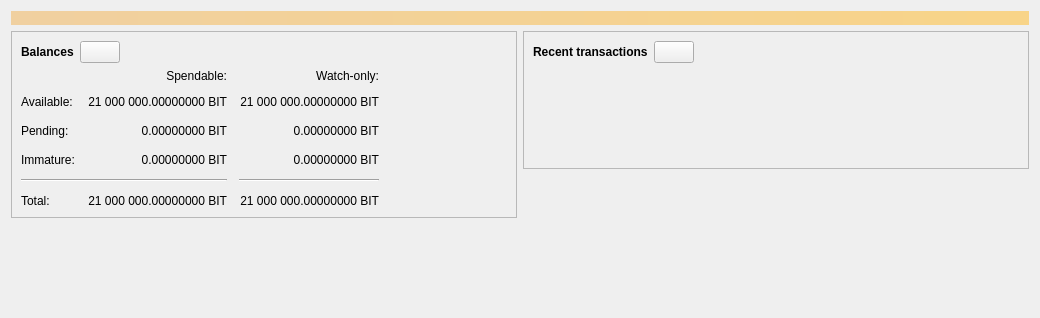
<?xml version="1.0" encoding="UTF-8"?>
<ui version="4.0">
 <class>OverviewPage</class>
 <widget class="QWidget" name="OverviewPage">
  <property name="geometry">
   <rect>
    <x>0</x>
    <y>0</y>
    <width>1040</width>
    <height>318</height>
   </rect>
  </property>
  <property name="windowTitle">
   <string>Form</string>
  </property>
  <layout class="QVBoxLayout" name="topLayout">
   <item>
    <widget class="QLabel" name="labelAlerts">
     <property name="visible">
      <bool>false</bool>
     </property>
     <property name="styleSheet">
      <string notr="true">QLabel { background-color: qlineargradient(x1: 0, y1: 0, x2: 1, y2: 0, stop:0 #F0D0A0, stop:1 #F8D488); color:#000000; }</string>
     </property>
     <property name="wordWrap">
      <bool>true</bool>
     </property>
     <property name="margin">
      <number>3</number>
     </property>
     <property name="textInteractionFlags">
      <set>Qt::TextSelectableByMouse</set>
     </property>
    </widget>
   </item>
   <item>
    <layout class="QHBoxLayout" name="horizontalLayout" stretch="1,1">
     <item>
      <layout class="QVBoxLayout" name="verticalLayout_2">
       <item>
        <widget class="QFrame" name="frame">
         <property name="frameShape">
          <enum>QFrame::StyledPanel</enum>
         </property>
         <property name="frameShadow">
          <enum>QFrame::Raised</enum>
         </property>
         <layout class="QVBoxLayout" name="verticalLayout_4">
          <item>
           <layout class="QHBoxLayout" name="horizontalLayout_4">
            <item>
             <widget class="QLabel" name="label_5">
              <property name="font">
               <font>
                <weight>75</weight>
                <bold>true</bold>
               </font>
              </property>
              <property name="text">
               <string>Balances</string>
              </property>
             </widget>
            </item>
            <item>
             <widget class="QPushButton" name="labelWalletStatus">
              <property name="enabled">
               <bool>true</bool>
              </property>
              <property name="maximumSize">
               <size>
                <width>45</width>
                <height>16777215</height>
               </size>
              </property>
              <property name="toolTip">
               <string>The displayed information may be out of date. Your wallet automatically synchronizes with the Bitnet network after a connection is established, but this process has not completed yet.</string>
              </property>
              <property name="text">
               <string/>
              </property>
              <property name="icon">
               <iconset resource="../bitnet.qrc">
                <normaloff>:/icons/warning</normaloff>
                <disabledoff>:/icons/warning</disabledoff>:/icons/warning</iconset>
              </property>
              <property name="iconSize">
               <size>
                <width>24</width>
                <height>24</height>
               </size>
              </property>
             </widget>
            </item>
            <item>
             <spacer name="horizontalSpacer_3">
              <property name="orientation">
               <enum>Qt::Horizontal</enum>
              </property>
              <property name="sizeHint" stdset="0">
               <size>
                <width>40</width>
                <height>20</height>
               </size>
              </property>
             </spacer>
            </item>
           </layout>
          </item>
          <item>
           <layout class="QGridLayout" name="gridLayout">
            <property name="spacing">
             <number>12</number>
            </property>
            <item row="2" column="2">
             <widget class="QLabel" name="labelWatchPending">
              <property name="cursor">
               <cursorShape>IBeamCursor</cursorShape>
              </property>
              <property name="toolTip">
               <string>Unconfirmed transactions to watch-only addresses</string>
              </property>
              <property name="text">
               <string notr="true">0.00000000 BIT</string>
              </property>
              <property name="alignment">
               <set>Qt::AlignRight|Qt::AlignTrailing|Qt::AlignVCenter</set>
              </property>
              <property name="textInteractionFlags">
               <set>Qt::LinksAccessibleByMouse|Qt::TextSelectableByKeyboard|Qt::TextSelectableByMouse</set>
              </property>
             </widget>
            </item>
            <item row="2" column="1">
             <widget class="QLabel" name="labelUnconfirmed">
              <property name="cursor">
               <cursorShape>IBeamCursor</cursorShape>
              </property>
              <property name="toolTip">
               <string>Total of transactions that have yet to be confirmed, and do not yet count toward the spendable balance</string>
              </property>
              <property name="text">
               <string notr="true">0.00000000 BIT</string>
              </property>
              <property name="alignment">
               <set>Qt::AlignRight|Qt::AlignTrailing|Qt::AlignVCenter</set>
              </property>
              <property name="textInteractionFlags">
               <set>Qt::LinksAccessibleByMouse|Qt::TextSelectableByKeyboard|Qt::TextSelectableByMouse</set>
              </property>
             </widget>
            </item>
            <item row="3" column="2">
             <widget class="QLabel" name="labelWatchImmature">
              <property name="cursor">
               <cursorShape>IBeamCursor</cursorShape>
              </property>
              <property name="toolTip">
               <string>Mined balance in watch-only addresses that has not yet matured</string>
              </property>
              <property name="text">
               <string notr="true">0.00000000 BIT</string>
              </property>
              <property name="alignment">
               <set>Qt::AlignRight|Qt::AlignTrailing|Qt::AlignVCenter</set>
              </property>
              <property name="textInteractionFlags">
               <set>Qt::LinksAccessibleByMouse|Qt::TextSelectableByKeyboard|Qt::TextSelectableByMouse</set>
              </property>
             </widget>
            </item>
            <item row="4" column="0" colspan="2">
             <widget class="Line" name="line">
              <property name="orientation">
               <enum>Qt::Horizontal</enum>
              </property>
             </widget>
            </item>
            <item row="4" column="2">
             <widget class="Line" name="lineWatchBalance">
              <property name="sizePolicy">
               <sizepolicy hsizetype="Preferred" vsizetype="Fixed">
                <horstretch>0</horstretch>
                <verstretch>0</verstretch>
               </sizepolicy>
              </property>
              <property name="minimumSize">
               <size>
                <width>140</width>
                <height>0</height>
               </size>
              </property>
              <property name="orientation">
               <enum>Qt::Horizontal</enum>
              </property>
             </widget>
            </item>
            <item row="5" column="0">
             <widget class="QLabel" name="labelTotalText">
              <property name="text">
               <string>Total:</string>
              </property>
             </widget>
            </item>
            <item row="3" column="1">
             <widget class="QLabel" name="labelImmature">
              <property name="cursor">
               <cursorShape>IBeamCursor</cursorShape>
              </property>
              <property name="toolTip">
               <string>Mined balance that has not yet matured</string>
              </property>
              <property name="text">
               <string notr="true">0.00000000 BIT</string>
              </property>
              <property name="alignment">
               <set>Qt::AlignRight|Qt::AlignTrailing|Qt::AlignVCenter</set>
              </property>
              <property name="textInteractionFlags">
               <set>Qt::LinksAccessibleByMouse|Qt::TextSelectableByKeyboard|Qt::TextSelectableByMouse</set>
              </property>
             </widget>
            </item>
            <item row="2" column="3">
             <spacer name="horizontalSpacer_2">
              <property name="orientation">
               <enum>Qt::Horizontal</enum>
              </property>
              <property name="sizeHint" stdset="0">
               <size>
                <width>40</width>
                <height>20</height>
               </size>
              </property>
             </spacer>
            </item>
            <item row="3" column="0">
             <widget class="QLabel" name="labelImmatureText">
              <property name="text">
               <string>Immature:</string>
              </property>
             </widget>
            </item>
            <item row="5" column="1">
             <widget class="QLabel" name="labelTotal">
              <property name="cursor">
               <cursorShape>IBeamCursor</cursorShape>
              </property>
              <property name="toolTip">
               <string>Your current total balance</string>
              </property>
              <property name="text">
               <string notr="true">21 000 000.00000000 BIT</string>
              </property>
              <property name="alignment">
               <set>Qt::AlignRight|Qt::AlignTrailing|Qt::AlignVCenter</set>
              </property>
              <property name="textInteractionFlags">
               <set>Qt::LinksAccessibleByMouse|Qt::TextSelectableByKeyboard|Qt::TextSelectableByMouse</set>
              </property>
             </widget>
            </item>
            <item row="5" column="2">
             <widget class="QLabel" name="labelWatchTotal">
              <property name="cursor">
               <cursorShape>IBeamCursor</cursorShape>
              </property>
              <property name="toolTip">
               <string>Current total balance in watch-only addresses</string>
              </property>
              <property name="text">
               <string notr="true">21 000 000.00000000 BIT</string>
              </property>
              <property name="alignment">
               <set>Qt::AlignRight|Qt::AlignTrailing|Qt::AlignVCenter</set>
              </property>
              <property name="textInteractionFlags">
               <set>Qt::LinksAccessibleByMouse|Qt::TextSelectableByKeyboard|Qt::TextSelectableByMouse</set>
              </property>
             </widget>
            </item>
            <item row="0" column="2">
             <widget class="QLabel" name="labelWatchonly">
              <property name="text">
               <string>Watch-only:</string>
              </property>
              <property name="alignment">
               <set>Qt::AlignRight|Qt::AlignTrailing|Qt::AlignVCenter</set>
              </property>
             </widget>
            </item>
            <item row="1" column="0">
             <widget class="QLabel" name="labelBalanceText">
              <property name="text">
               <string>Available:</string>
              </property>
             </widget>
            </item>
            <item row="1" column="1">
             <widget class="QLabel" name="labelBalance">
              <property name="cursor">
               <cursorShape>IBeamCursor</cursorShape>
              </property>
              <property name="toolTip">
               <string>Your current spendable balance</string>
              </property>
              <property name="text">
               <string notr="true">21 000 000.00000000 BIT</string>
              </property>
              <property name="alignment">
               <set>Qt::AlignRight|Qt::AlignTrailing|Qt::AlignVCenter</set>
              </property>
              <property name="textInteractionFlags">
               <set>Qt::LinksAccessibleByMouse|Qt::TextSelectableByKeyboard|Qt::TextSelectableByMouse</set>
              </property>
             </widget>
            </item>
            <item row="1" column="2">
             <widget class="QLabel" name="labelWatchAvailable">
              <property name="cursor">
               <cursorShape>IBeamCursor</cursorShape>
              </property>
              <property name="toolTip">
               <string>Your current balance in watch-only addresses</string>
              </property>
              <property name="text">
               <string notr="true">21 000 000.00000000 BIT</string>
              </property>
              <property name="alignment">
               <set>Qt::AlignRight|Qt::AlignTrailing|Qt::AlignVCenter</set>
              </property>
              <property name="textInteractionFlags">
               <set>Qt::LinksAccessibleByMouse|Qt::TextSelectableByKeyboard|Qt::TextSelectableByMouse</set>
              </property>
             </widget>
            </item>
            <item row="2" column="0">
             <widget class="QLabel" name="labelPendingText">
              <property name="text">
               <string>Pending:</string>
              </property>
             </widget>
            </item>
            <item row="0" column="1">
             <widget class="QLabel" name="labelSpendable">
              <property name="text">
               <string>Spendable:</string>
              </property>
              <property name="alignment">
               <set>Qt::AlignRight|Qt::AlignTrailing|Qt::AlignVCenter</set>
              </property>
             </widget>
            </item>
           </layout>
          </item>
         </layout>
        </widget>
       </item>
       <item>
        <spacer name="verticalSpacer">
         <property name="orientation">
          <enum>Qt::Vertical</enum>
         </property>
         <property name="sizeHint" stdset="0">
          <size>
           <width>20</width>
           <height>40</height>
          </size>
         </property>
        </spacer>
       </item>
      </layout>
     </item>
     <item>
      <layout class="QVBoxLayout" name="verticalLayout_3">
       <item>
        <widget class="QFrame" name="frame_2">
         <property name="frameShape">
          <enum>QFrame::StyledPanel</enum>
         </property>
         <property name="frameShadow">
          <enum>QFrame::Raised</enum>
         </property>
         <layout class="QVBoxLayout" name="verticalLayout">
          <item>
           <layout class="QHBoxLayout" name="horizontalLayout_2">
            <item>
             <widget class="QLabel" name="label_4">
              <property name="font">
               <font>
                <weight>75</weight>
                <bold>true</bold>
               </font>
              </property>
              <property name="text">
               <string>Recent transactions</string>
              </property>
             </widget>
            </item>
            <item>
             <widget class="QPushButton" name="labelTransactionsStatus">
              <property name="enabled">
               <bool>true</bool>
              </property>
              <property name="maximumSize">
               <size>
                <width>45</width>
                <height>16777215</height>
               </size>
              </property>
              <property name="toolTip">
               <string>The displayed information may be out of date. Your wallet automatically synchronizes with the Bitnet network after a connection is established, but this process has not completed yet.</string>
              </property>
              <property name="text">
               <string/>
              </property>
              <property name="icon">
               <iconset resource="../bitnet.qrc">
                <normaloff>:/icons/warning</normaloff>
                <disabledoff>:/icons/warning</disabledoff>:/icons/warning</iconset>
              </property>
              <property name="iconSize">
               <size>
                <width>24</width>
                <height>24</height>
               </size>
              </property>
             </widget>
            </item>
            <item>
             <spacer name="horizontalSpacer">
              <property name="orientation">
               <enum>Qt::Horizontal</enum>
              </property>
              <property name="sizeHint" stdset="0">
               <size>
                <width>40</width>
                <height>20</height>
               </size>
              </property>
             </spacer>
            </item>
           </layout>
          </item>
          <item>
           <widget class="TransactionOverviewWidget" name="listTransactions">
            <property name="styleSheet">
             <string notr="true">QListView { background: transparent; }</string>
            </property>
            <property name="frameShape">
             <enum>QFrame::NoFrame</enum>
            </property>
            <property name="verticalScrollBarPolicy">
             <enum>Qt::ScrollBarAlwaysOff</enum>
            </property>
            <property name="horizontalScrollBarPolicy">
             <enum>Qt::ScrollBarAlwaysOff</enum>
            </property>
            <property name="sizeAdjustPolicy">
             <enum>QAbstractScrollArea::AdjustToContents</enum>
            </property>
            <property name="selectionMode">
             <enum>QAbstractItemView::NoSelection</enum>
            </property>
            <property name="uniformItemSizes">
             <bool>true</bool>
            </property>
           </widget>
          </item>
         </layout>
        </widget>
       </item>
       <item>
        <spacer name="verticalSpacer_2">
         <property name="orientation">
          <enum>Qt::Vertical</enum>
         </property>
         <property name="sizeHint" stdset="0">
          <size>
           <width>20</width>
           <height>40</height>
          </size>
         </property>
        </spacer>
       </item>
      </layout>
     </item>
    </layout>
   </item>
  </layout>
 </widget>
 <customwidgets>
  <customwidget>
   <class>TransactionOverviewWidget</class>
   <extends>QListView</extends>
   <header>qt/transactionoverviewwidget.h</header>
  </customwidget>
 </customwidgets>
 <resources/>
 <connections/>
</ui>
